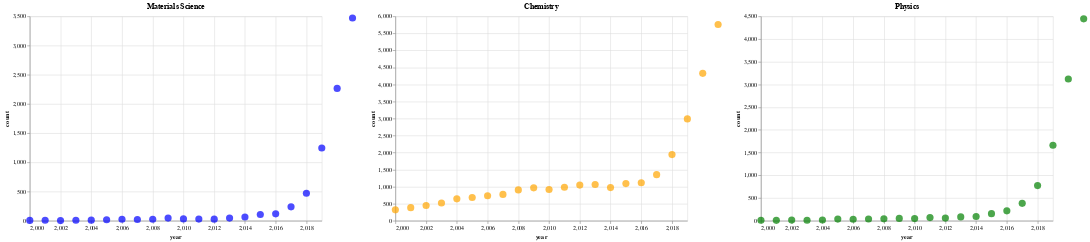

The code cell stored with this chart in its notebook:
### Markdown cell above
## Grid

### Code cell
charts[0] | charts[1] | charts[2]

### Figure 1 — Vega-Lite specification as saved in the notebook (floating-point values rounded to 4 significant figures)
{"config": {"view": {"continuousWidth": 400, "continuousHeight": 300}}, "hconcat": [{"data": {"name": "data-69835049cac7820ea6274155da5b46ea"}, "mark": {"type": "circle", "color": "blue", "size": 150}, "encoding": {"x": {"field": "year", "scale": {"domain": [2000, 2019]}, "type": "quantitative"}, "y": {"field": "count", "type": "quantitative"}}, "height": 350, "title": "Materials Science", "width": 500}, {"data": {"name": "data-f91c3af86b01ee4e568e2b8b50d8b99f"}, "mark": {"type": "circle", "color": "orange", "size": 150}, "encoding": {"x": {"field": "year", "scale": {"domain": [2000, 2019]}, "type": "quantitative"}, "y": {"field": "count", "type": "quantitative"}}, "height": 350, "title": "Chemistry", "width": 500}, {"data": {"name": "data-336a310c057d2316448377c9a4ad0a03"}, "mark": {"type": "circle", "color": "green", "size": 150}, "encoding": {"x": {"field": "year", "scale": {"domain": [2000, 2019]}, "type": "quantitative"}, "y": {"field": "count", "type": "quantitative"}}, "height": 350, "title": "Physics", "width": 500}], "$schema": "https://vega.github.io/schema/vega-lite/v4.17.0.json", "datasets": {"data-69835049cac7820ea6274155da5b46ea": [{"year": 2021, "count": 3471}, {"year": 2020, "count": 2266}, {"year": 2019, "count": 1246}, {"year": 2018, "count": 471}, {"year": 2017, "count": 238}, {"year": 2016, "count": 119}, {"year": 2015, "count": 107}, {"year": 2014, "count": 64}, {"year": 2013, "count": 46}, {"year": 2012, "count": 27}, {"year": 2011, "count": 29}, {"year": 2010, "count": 32}, {"year": 2009, "count": 46}, {"year": 2008, "count": 26}, {"year": 2007, "count": 22}, {"year": 2006, "count": 26}, {"year": 2005, "count": 17}, {"year": 2004, "count": 10}, {"year": 2003, "count": 9}, {"year": 2002, "count": 3}, {"year": 2001, "count": 9}, {"year": 2000, "count": 6}], "data-f91c3af86b01ee4e568e2b8b50d8b99f": [{"year": 2021, "count": 5761}, {"year": 2020, "count": 4327}, {"year": 2019, "count": 2989}, {"year": 2018, "count": 1942}, {"year": 2017, "count": 1352}, {"year": 2016, "count": 1115}, {"year": 2015, "count": 1092}, {"year": 2014, "count": 973}, {"year": 2013, "count": 1063}, {"year": 2012, "count": 1047}, {"year": 2011, "count": 982}, {"year": 2010, "count": 918}, {"year": 2009, "count": 966}, {"year": 2008, "count": 905}, {"year": 2007, "count": 774}, {"year": 2006, "count": 735}, {"year": 2005, "count": 683}, {"year": 2004, "count": 643}, {"year": 2003, "count": 521}, {"year": 2002, "count": 449}, {"year": 2001, "count": 384}, {"year": 2000, "count": 321}], "data-336a310c057d2316448377c9a4ad0a03": [{"year": 2021, "count": 4445}, {"year": 2020, "count": 3121}, {"year": 2019, "count": 1663}, {"year": 2018, "count": 775}, {"year": 2017, "count": 383}, {"year": 2016, "count": 219}, {"year": 2015, "count": 156}, {"year": 2014, "count": 94}, {"year": 2013, "count": 84}, {"year": 2012, "count": 59}, {"year": 2011, "count": 70}, {"year": 2010, "count": 47}, {"year": 2009, "count": 51}, {"year": 2008, "count": 43}, {"year": 2007, "count": 39}, {"year": 2006, "count": 33}, {"year": 2005, "count": 37}, {"year": 2004, "count": 16}, {"year": 2003, "count": 12}, {"year": 2002, "count": 15}, {"year": 2001, "count": 9}, {"year": 2000, "count": 12}]}}
